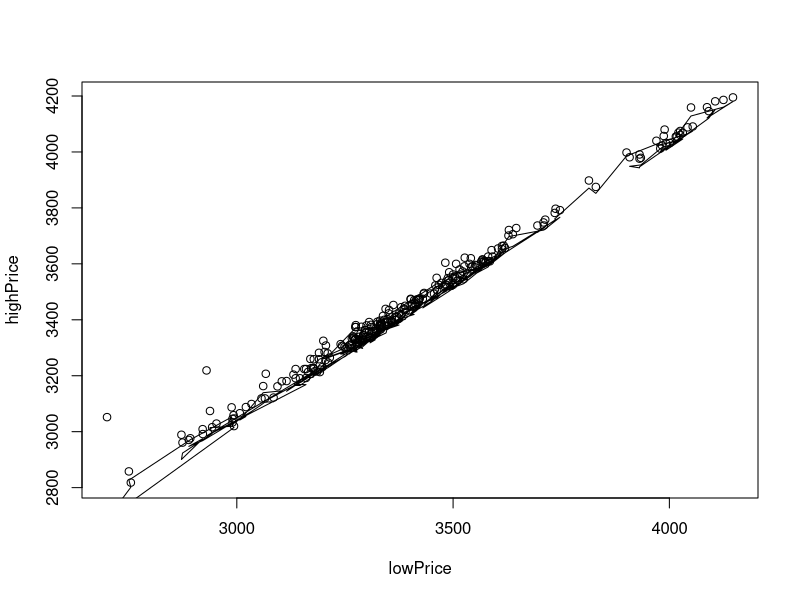

This figure's R source:
stock <- read.csv("stock-sony-250.csv")

# 1行目を削除
stockData <- stock[2:240, 2:7]
# print(stockData)

# 終値をyとしてデータにする
y <- stock[ ,5]
# print(y)

dataRegressionTrain <- stockData[ , -1]

# それぞれのデータを取り出し
# 学習には利用していない
lowPrice <- stock[ , 4]
highPrice <- stock[ , 3]
date <- stock[ , 1]


# 確認用にlowPriceをプロット
# plot(date, lowPrice, col="blue", main="plot row stock data", xlab="date", ylab="price")

# data.frame型にまとめていく
# 始値と出来高と売買代金を利用する

## train データ
dataRegressionTrain <- data.frame(
  y = stock[ ,5],
  x1 = stock[ ,2],
  x4 = stock[ ,6],
  x5 = stock[ ,7]
)

## test データ
dataRegressionTrain <- data.frame(
y = stock[ ,5],
x1 = stock[ ,2],
x4 = stock[ ,6],
x5 = stock[ ,7]
)


modelLm <- lm(
  y ~(.)^2,
  data = dataRegressionTrain
)

print(modelLm)

sum <- summary(modelLm)
print(sum)

modelLm <- step(modelLm)

# データと重回帰結果をプロットしていく
plot(lowPrice, highPrice)
lines(lowPrice, fitted(modelLm))
